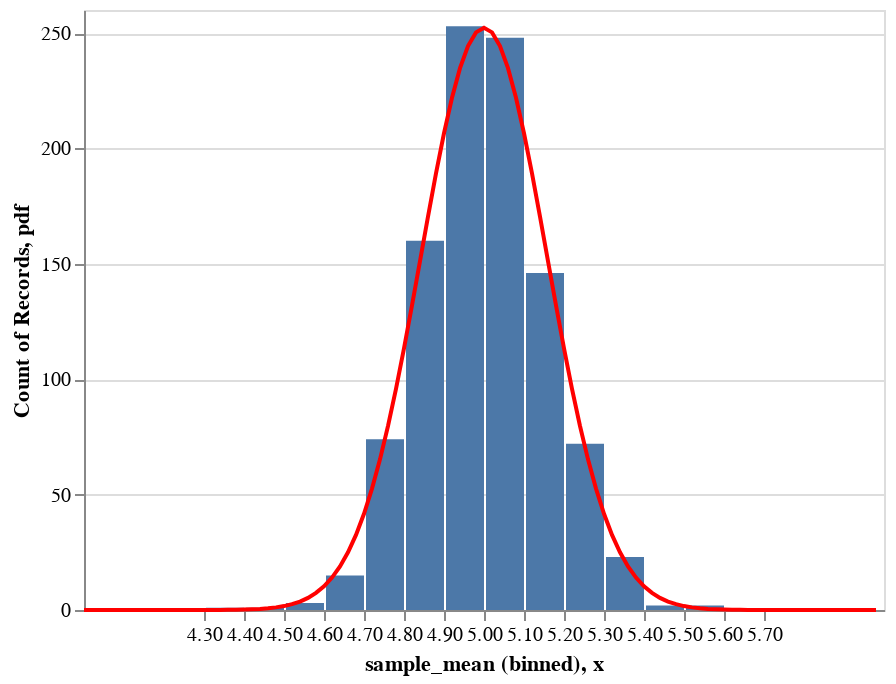

This figure's notebook cell:
### Code cell
data_hist = (alt
                .Chart(plot_df)
                .mark_bar()
                .encode(x = alt.X("sample_mean:Q",
                                  bin = alt.BinParams(step = 0.1)),
                        y = alt.Y("count()")))

clt_line = (alt
               .Chart(clt_df)
               .mark_line(color = "red")
               .encode(x = "x",
                       y = "pdf"))

data_hist + clt_line

### Figure 1 — Vega-Lite specification as saved in the notebook (floating-point values rounded to 4 significant figures; data arrays with more than 128 entries replaced by an {"elided": "..."} marker saying what was removed)
{"config": {"view": {"continuousWidth": 400, "continuousHeight": 300}}, "layer": [{"data": {"name": "data-c181ff07dd4b7a59011b87dd38031a16"}, "mark": "bar", "encoding": {"x": {"type": "quantitative", "bin": {"step": 0.1}, "field": "sample_mean"}, "y": {"type": "quantitative", "aggregate": "count"}}}, {"data": {"name": "data-d11c7646668d096f96fe9a781f61b4d2"}, "mark": {"type": "line", "color": "red"}, "encoding": {"x": {"type": "quantitative", "field": "x"}, "y": {"type": "quantitative", "field": "pdf"}}}], "$schema": "https://vega.github.io/schema/vega-lite/v4.8.1.json", "datasets": {"data-c181ff07dd4b7a59011b87dd38031a16": {"elided": "1000 records"}, "data-d11c7646668d096f96fe9a781f61b4d2": [{"x": 4.0, "pdf": 5.201e-07}, {"x": 4.02, "pdf": 1.148e-06}, {"x": 4.04, "pdf": 2.495e-06}, {"x": 4.06, "pdf": 5.334e-06}, {"x": 4.08, "pdf": 1.123e-05}, {"x": 4.1, "pdf": 2.325e-05}, {"x": 4.12, "pdf": 4.738e-05}, {"x": 4.14, "pdf": 9.503e-05}, {"x": 4.16, "pdf": 0.0001876}, {"x": 4.18, "pdf": 0.0003644}, {"x": 4.2, "pdf": 0.0006966}, {"x": 4.22, "pdf": 0.001311}, {"x": 4.24, "pdf": 0.002426}, {"x": 4.26, "pdf": 0.004421}, {"x": 4.28, "pdf": 0.007928}, {"x": 4.3, "pdf": 0.01399}, {"x": 4.32, "pdf": 0.0243}, {"x": 4.34, "pdf": 0.04153}, {"x": 4.36, "pdf": 0.06986}, {"x": 4.38, "pdf": 0.1156}, {"x": 4.4, "pdf": 0.1884}, {"x": 4.42, "pdf": 0.302}, {"x": 4.44, "pdf": 0.4765}, {"x": 4.46, "pdf": 0.7398}, {"x": 4.48, "pdf": 1.131}, {"x": 4.5, "pdf": 1.7}, {"x": 4.52, "pdf": 2.516}, {"x": 4.54, "pdf": 3.664}, {"x": 4.56, "pdf": 5.252}, {"x": 4.58, "pdf": 7.409}, {"x": 4.6, "pdf": 10.28}, {"x": 4.62, "pdf": 14.05}, {"x": 4.64, "pdf": 18.89}, {"x": 4.66, "pdf": 24.99}, {"x": 4.68, "pdf": 32.55}, {"x": 4.7, "pdf": 41.71}, {"x": 4.72, "pdf": 52.6}, {"x": 4.74, "pdf": 65.28}, {"x": 4.76, "pdf": 79.73}, {"x": 4.78, "pdf": 95.84}, {"x": 4.8, "pdf": 113.4}, {"x": 4.82, "pdf": 132.0}, {"x": 4.84, "pdf": 151.2}, {"x": 4.86, "pdf": 170.5}, {"x": 4.88, "pdf": 189.2}, {"x": 4.9, "pdf": 206.6}, {"x": 4.92, "pdf": 222.0}, {"x": 4.94, "pdf": 234.8}, {"x": 4.96, "pdf": 244.4}, {"x": 4.98, "pdf": 250.3}, {"x": 5.0, "pdf": 252.3}, {"x": 5.02, "pdf": 250.3}, {"x": 5.04, "pdf": 244.4}, {"x": 5.06, "pdf": 234.8}, {"x": 5.08, "pdf": 222.0}, {"x": 5.1, "pdf": 206.6}, {"x": 5.12, "pdf": 189.2}, {"x": 5.14, "pdf": 170.5}, {"x": 5.16, "pdf": 151.2}, {"x": 5.18, "pdf": 132.0}, {"x": 5.2, "pdf": 113.4}, {"x": 5.22, "pdf": 95.84}, {"x": 5.24, "pdf": 79.73}, {"x": 5.26, "pdf": 65.28}, {"x": 5.28, "pdf": 52.6}, {"x": 5.3, "pdf": 41.71}, {"x": 5.32, "pdf": 32.55}, {"x": 5.34, "pdf": 24.99}, {"x": 5.36, "pdf": 18.89}, {"x": 5.38, "pdf": 14.05}, {"x": 5.4, "pdf": 10.28}, {"x": 5.42, "pdf": 7.409}, {"x": 5.44, "pdf": 5.252}, {"x": 5.46, "pdf": 3.664}, {"x": 5.48, "pdf": 2.516}, {"x": 5.5, "pdf": 1.7}, {"x": 5.52, "pdf": 1.131}, {"x": 5.54, "pdf": 0.7398}, {"x": 5.56, "pdf": 0.4765}, {"x": 5.58, "pdf": 0.302}, {"x": 5.6, "pdf": 0.1884}, {"x": 5.62, "pdf": 0.1156}, {"x": 5.64, "pdf": 0.06986}, {"x": 5.66, "pdf": 0.04153}, {"x": 5.68, "pdf": 0.0243}, {"x": 5.7, "pdf": 0.01399}, {"x": 5.72, "pdf": 0.007928}, {"x": 5.74, "pdf": 0.004421}, {"x": 5.76, "pdf": 0.002426}, {"x": 5.78, "pdf": 0.001311}, {"x": 5.8, "pdf": 0.0006966}, {"x": 5.82, "pdf": 0.0003644}, {"x": 5.84, "pdf": 0.0001876}, {"x": 5.86, "pdf": 9.503e-05}, {"x": 5.88, "pdf": 4.738e-05}, {"x": 5.9, "pdf": 2.325e-05}, {"x": 5.92, "pdf": 1.123e-05}, {"x": 5.94, "pdf": 5.334e-06}, {"x": 5.96, "pdf": 2.495e-06}, {"x": 5.98, "pdf": 1.148e-06}]}}
